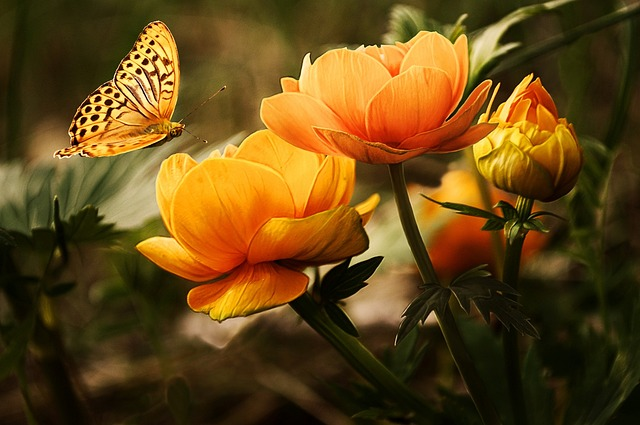
#> input picture new.jpg, 640 x 425 px
$ jupyter execute --allow-errors ThresholdEnhancesHigh.ipynb   (older library calls are emulated)
#> lines starting #> are read from the running program, lines starting #| are printed output that depends on the picture; after the words box and inside, x2 and y2 are one past the last pixel; in counts of white or black regions, pixels touching at a corner belong together
# Display following image operation in MATLAB/Python –a. Threshold image b. Power enhances contract image.  c. High pass image.

[cell 1]
import cv2
import numpy as np
import matplotlib.pyplot as plt

# Load the image
image_path = 'new.jpg'  # Replace with your image file path
image = cv2.imread(image_path, cv2.IMREAD_GRAYSCALE)
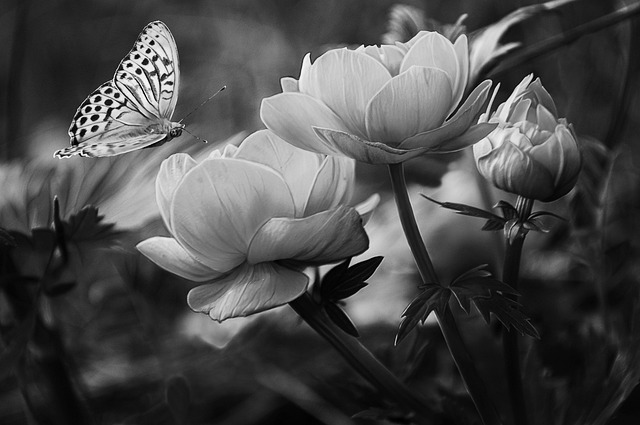
#> image: shape (425, 640); min 0, max 255, mean 74.8

# Threshold Image
_, threshold_img = cv2.threshold(image, 128, 255, cv2.THRESH_BINARY)
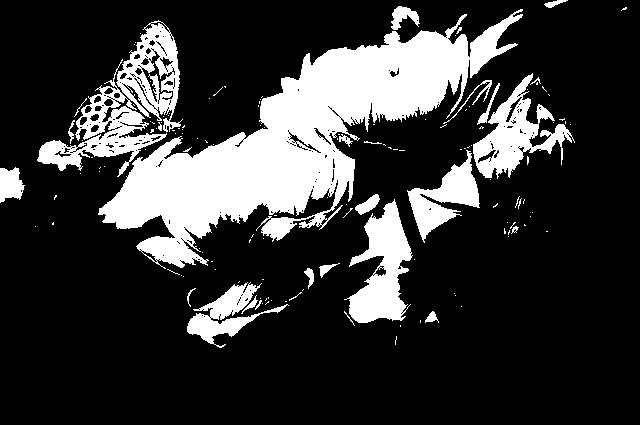
#> threshold_img: shape (425, 640); 21.2% white; 142 white regions (116 under 20 px), largest, box (x1, y1, x2, y2) and area: (98, 9, 523, 269) 34737, (37, 20, 183, 177) 7161, (344, 199, 413, 323) 4327

# Power Enhance Contrast Image
gamma = 1.5  # Adjust the gamma value for desired contrast enhancement
power_enhanced_img = np.power(image / 255.0, gamma)
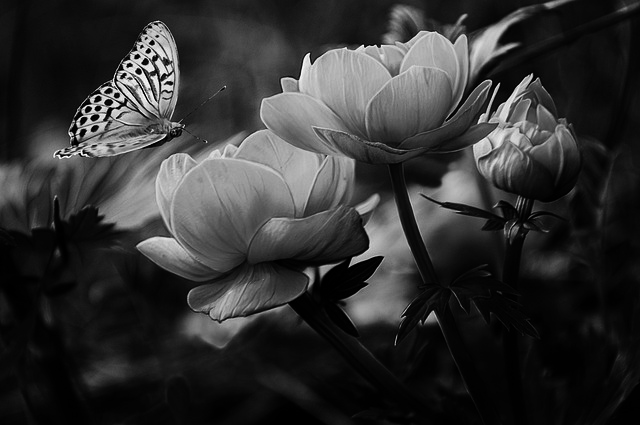
#> power_enhanced_img: shape (425, 640) float64; min 0, max 1, mean 0.195
power_enhanced_img = np.uint8(power_enhanced_img * 255)

# High Pass Image (using Laplacian)
laplacian = cv2.Laplacian(image, cv2.CV_64F)
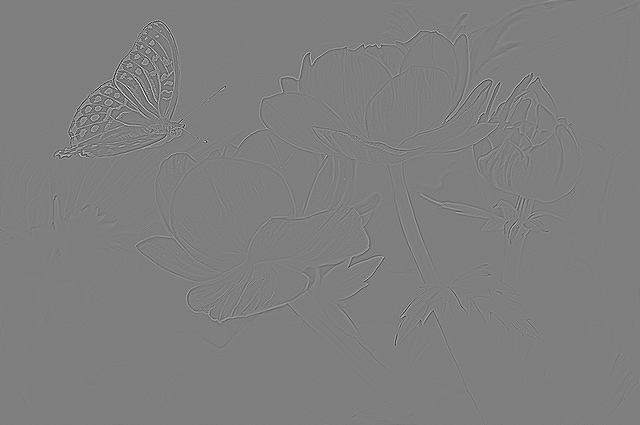
#> laplacian: shape (425, 640) float64; min -592, max 596, mean 0; drawn with min black and max white
high_pass_img = cv2.convertScaleAbs(laplacian)
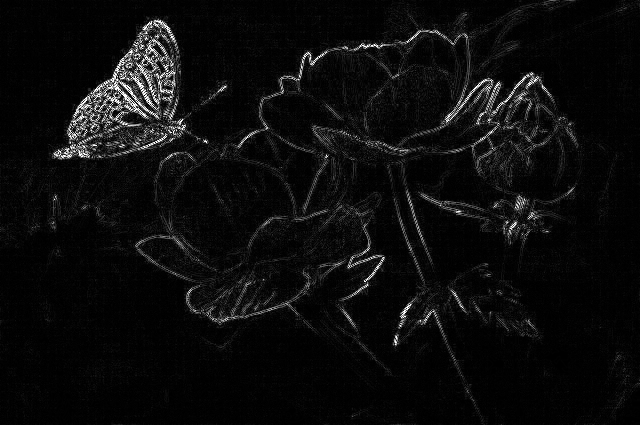
#> high_pass_img: shape (425, 640); min 0, max 255, mean 12.2

# Display the images using matplotlib
plt.figure(figsize=(12, 10))

plt.subplot(131)
plt.imshow(threshold_img, cmap='gray')
plt.title('Threshold Image')
plt.axis('off')

plt.subplot(132)
plt.imshow(power_enhanced_img, cmap='gray')
plt.title('Power Enhance Contrast Image')
plt.axis('off')

plt.subplot(133)
plt.imshow(high_pass_img, cmap='gray')
plt.title('High Pass Image')
plt.axis('off')
plt.tight_layout()
plt.show()

$ run again, with cat.jpg copied over new.jpg
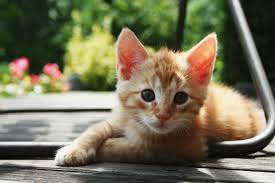
#> input picture cat.jpg, 275 x 183 px
#> `_, threshold_img = cv2.threshold(image, 128, 255, cv2.THRESH_BINARY)`:
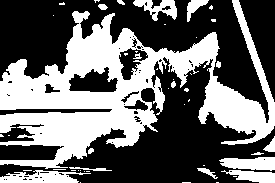
#> threshold_img: shape (183, 275); 41.5% white; 46 white regions (30 under 20 px), largest, box (x1, y1, x2, y2) and area: (0, 0, 275, 169) 17840, (0, 170, 91, 183) 737, (219, 157, 275, 171) 590
#> `high_pass_img = cv2.convertScaleAbs(laplacian)`:
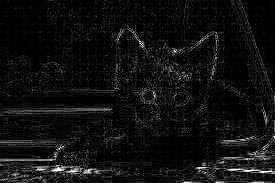
#> high_pass_img: shape (183, 275); min 0, max 255, mean 17
